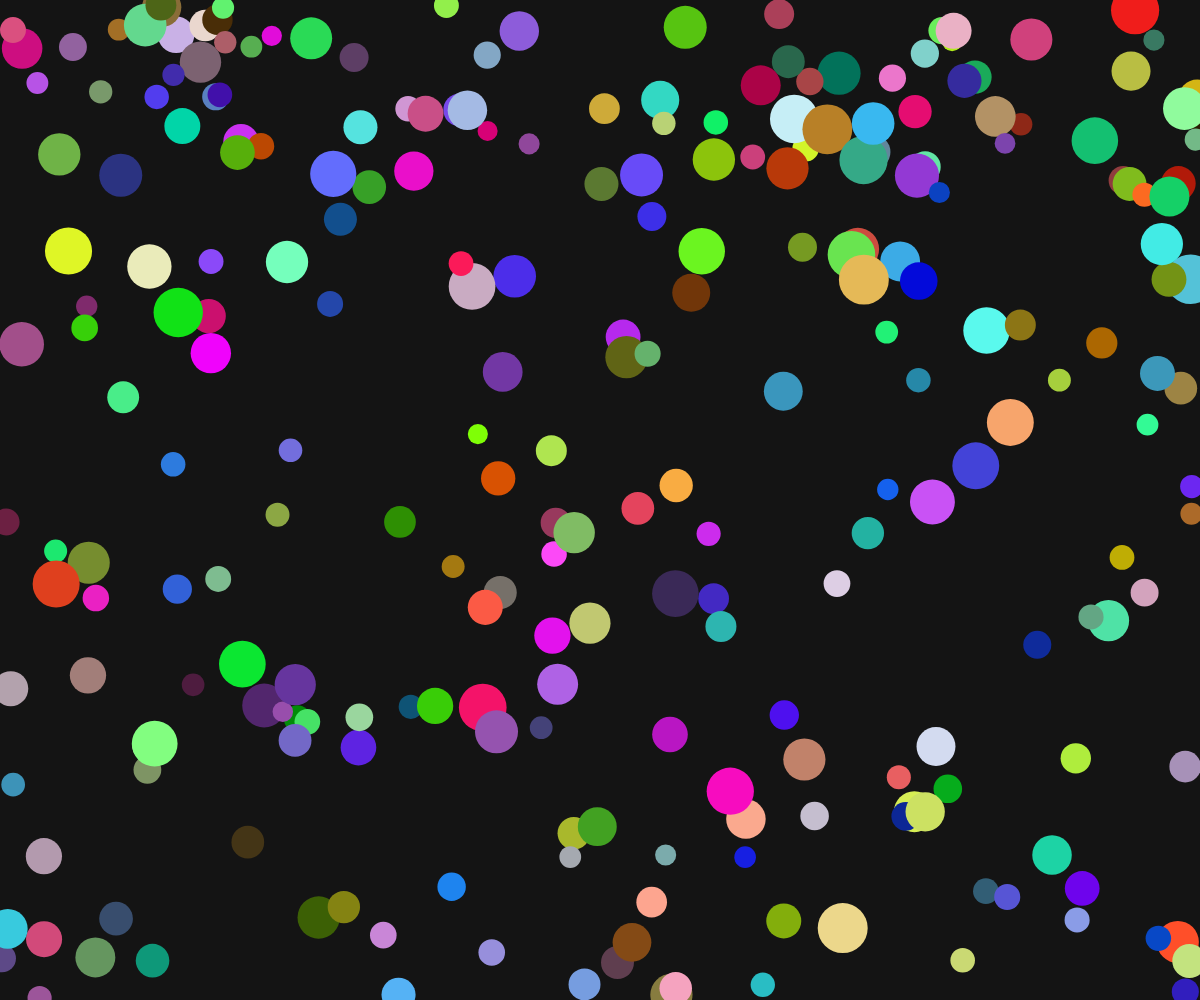
Frame 1 (no input)
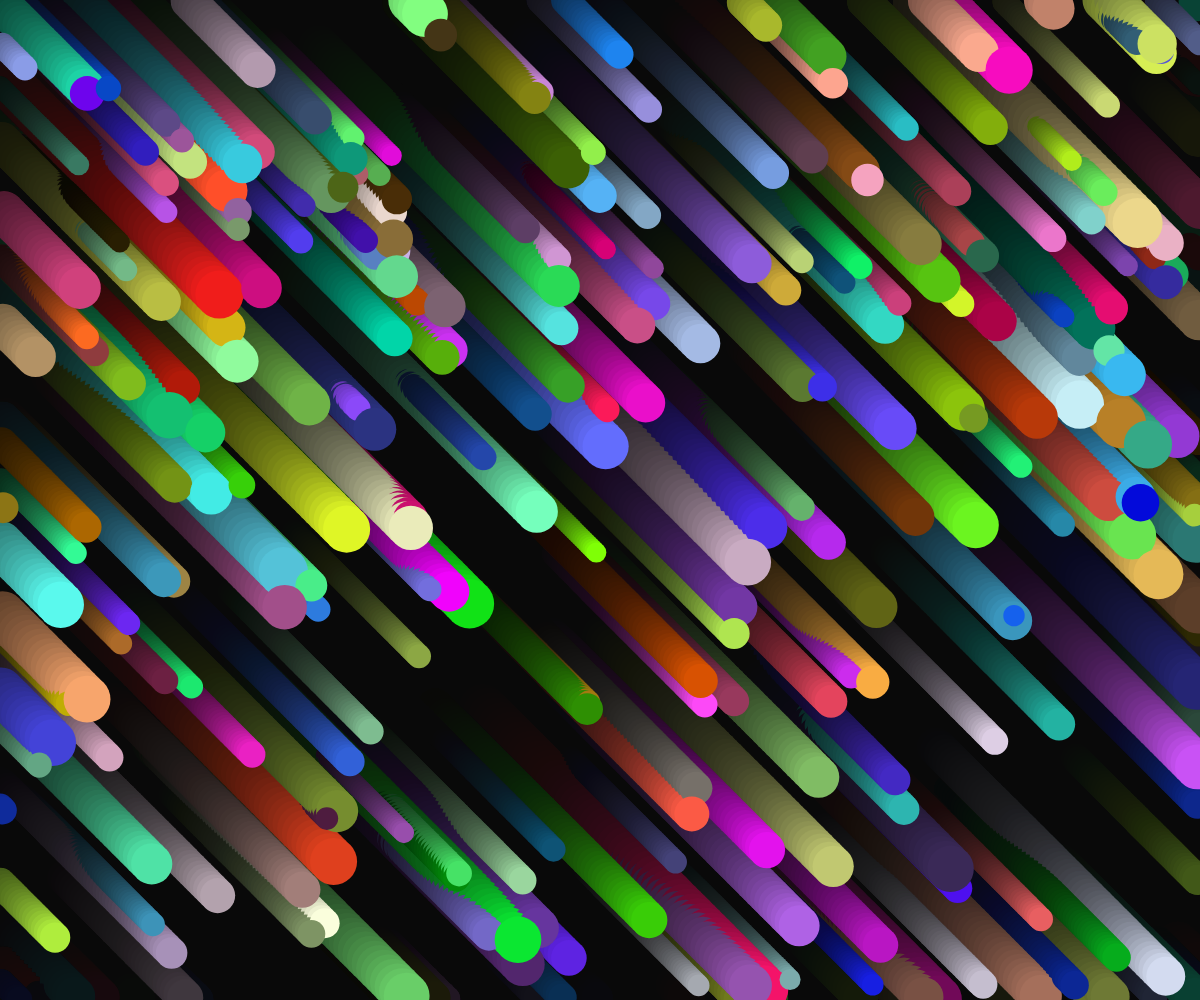
Frame 60 (no input)
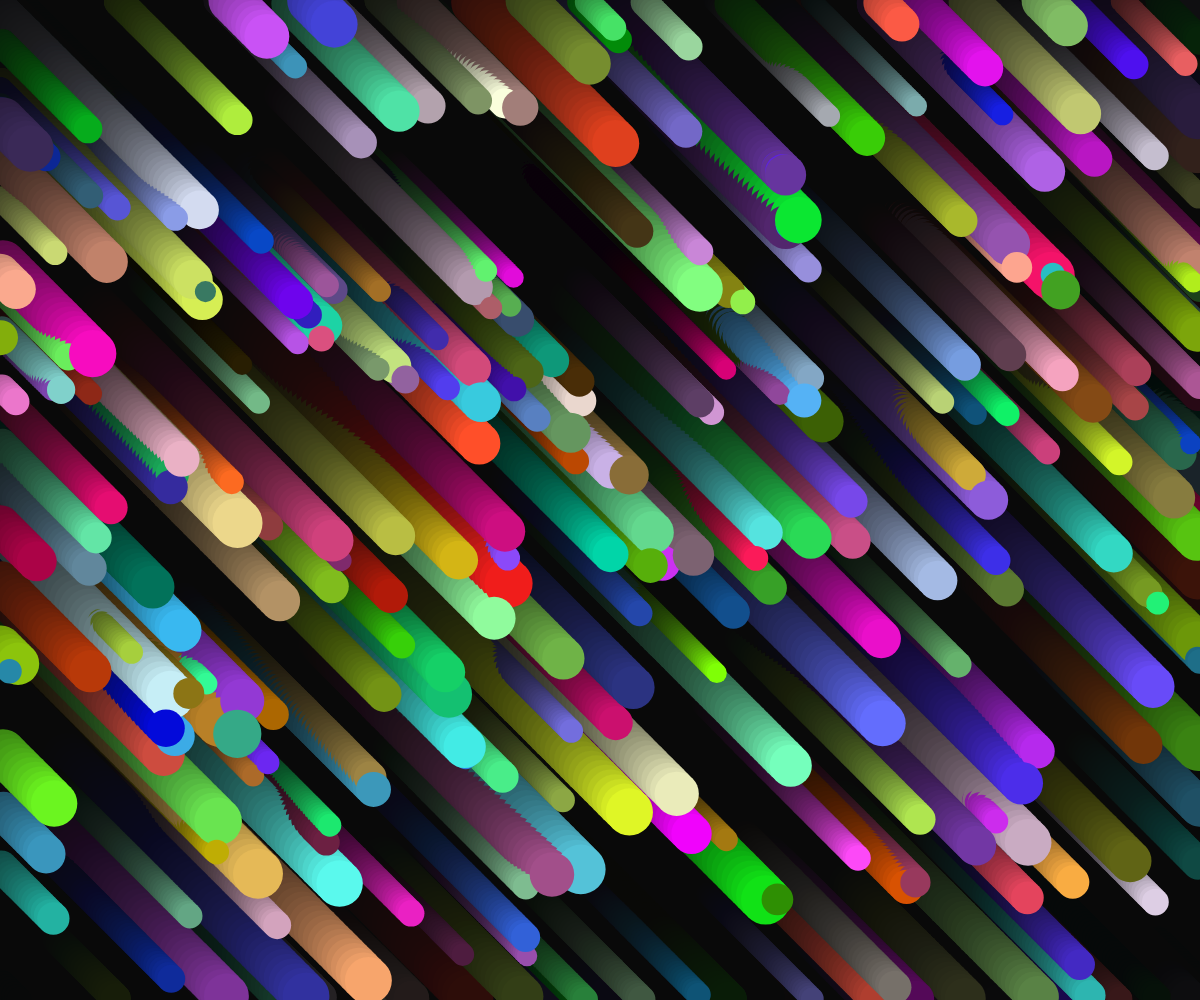
Frame 120 (the mouse pressed at the canvas centre since frame 60)

The p5.js sketch that drew these frames (run headless with seeded random() and noise() and a simulated clock; from frame 60 on, the mouse is pressed at the canvas centre):

// p5.js sketch
// ── sketch.js
var points = [];
var pointSize = 250;

function setup() {
	createCanvas(windowWidth, windowHeight);
    points = [...Array(pointSize).keys()].map(() => ({
        x: random(0, windowWidth),
        y: random(0, windowWidth),
        r: random(20, 50),
        v: random(0, 2),
        color: color(random(1, 255), random(1, 255), random(1, 255))
    }))
    background('#151515')
}

function draw() {
    background('rgba(10, 10, 10, 0.05)')
    noStroke();
    points.forEach(({x, y, r, v, color}, i) => {
        fill(color);
        ellipse((x+v)%width, (y+v)%height, r);
        points[i].v += r/10;
    })
}


// il es punaise mais ça ne fait rien :lollipop:
